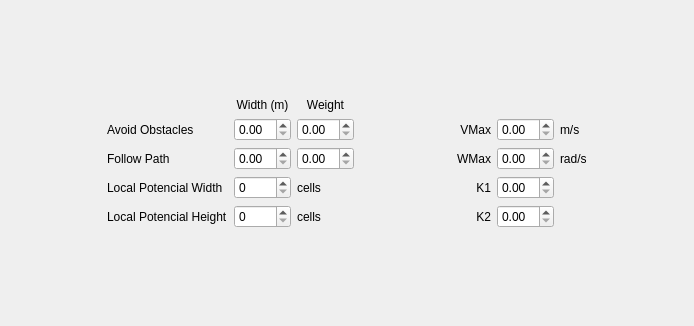
         <widget class="QWidget" name="RLHTab_6">
          <property name="geometry">
           <rect>
            <x>0</x>
            <y>0</y>
            <width>694</width>
            <height>326</height>
           </rect>
          </property>
          <attribute name="label">
           <string>Low Level Controller</string>
          </attribute>
          <layout class="QGridLayout" name="gridLayout_12">
           <item row="1" column="2">
            <widget class="QLabel" name="label_91">
             <property name="sizePolicy">
              <sizepolicy hsizetype="Preferred" vsizetype="Minimum">
               <horstretch>0</horstretch>
               <verstretch>0</verstretch>
              </sizepolicy>
             </property>
             <property name="text">
              <string>Width (m)</string>
             </property>
             <property name="alignment">
              <set>Qt::AlignCenter</set>
             </property>
            </widget>
           </item>
           <item row="1" column="3">
            <widget class="QLabel" name="label_92">
             <property name="sizePolicy">
              <sizepolicy hsizetype="Preferred" vsizetype="Minimum">
               <horstretch>0</horstretch>
               <verstretch>0</verstretch>
              </sizepolicy>
             </property>
             <property name="text">
              <string>Weight</string>
             </property>
             <property name="alignment">
              <set>Qt::AlignCenter</set>
             </property>
            </widget>
           </item>
           <item row="2" column="5">
            <widget class="QLabel" name="label_94">
             <property name="text">
              <string>VMax</string>
             </property>
             <property name="alignment">
              <set>Qt::AlignRight|Qt::AlignTrailing|Qt::AlignVCenter</set>
             </property>
            </widget>
           </item>
           <item row="2" column="6">
            <widget class="QDoubleSpinBox" name="CUVMAXSpinBox"/>
           </item>
           <item row="2" column="7">
            <widget class="QLabel" name="label_95">
             <property name="text">
              <string>m/s</string>
             </property>
            </widget>
           </item>
           <item row="3" column="5">
            <widget class="QLabel" name="label_97">
             <property name="text">
              <string>WMax</string>
             </property>
             <property name="alignment">
              <set>Qt::AlignRight|Qt::AlignTrailing|Qt::AlignVCenter</set>
             </property>
            </widget>
           </item>
           <item row="3" column="6">
            <widget class="QDoubleSpinBox" name="CUWMAXSpinBox"/>
           </item>
           <item row="3" column="7">
            <widget class="QLabel" name="label_98">
             <property name="text">
              <string>rad/s</string>
             </property>
            </widget>
           </item>
           <item row="5" column="5">
            <widget class="QLabel" name="label_100">
             <property name="text">
              <string>K1</string>
             </property>
             <property name="alignment">
              <set>Qt::AlignRight|Qt::AlignTrailing|Qt::AlignVCenter</set>
             </property>
            </widget>
           </item>
           <item row="5" column="6">
            <widget class="QDoubleSpinBox" name="CUK1SpinBox"/>
           </item>
           <item row="6" column="5">
            <widget class="QLabel" name="label_102">
             <property name="text">
              <string>K2</string>
             </property>
             <property name="alignment">
              <set>Qt::AlignRight|Qt::AlignTrailing|Qt::AlignVCenter</set>
             </property>
            </widget>
           </item>
           <item row="6" column="6">
            <widget class="QDoubleSpinBox" name="CUK2SpinBox"/>
           </item>
           <item row="0" column="2">
            <spacer name="verticalSpacer_11">
             <property name="orientation">
              <enum>Qt::Vertical</enum>
             </property>
             <property name="sizeHint" stdset="0">
              <size>
               <width>20</width>
               <height>40</height>
              </size>
             </property>
            </spacer>
           </item>
           <item row="2" column="0">
            <spacer name="horizontalSpacer_16">
             <property name="orientation">
              <enum>Qt::Horizontal</enum>
             </property>
             <property name="sizeHint" stdset="0">
              <size>
               <width>40</width>
               <height>20</height>
              </size>
             </property>
            </spacer>
           </item>
           <item row="11" column="2">
            <spacer name="verticalSpacer_12">
             <property name="orientation">
              <enum>Qt::Vertical</enum>
             </property>
             <property name="sizeHint" stdset="0">
              <size>
               <width>20</width>
               <height>40</height>
              </size>
             </property>
            </spacer>
           </item>
           <item row="2" column="8">
            <spacer name="horizontalSpacer_17">
             <property name="orientation">
              <enum>Qt::Horizontal</enum>
             </property>
             <property name="sizeHint" stdset="0">
              <size>
               <width>40</width>
               <height>20</height>
              </size>
             </property>
            </spacer>
           </item>
           <item row="2" column="4">
            <spacer name="horizontalSpacer_18">
             <property name="orientation">
              <enum>Qt::Horizontal</enum>
             </property>
             <property name="sizeHint" stdset="0">
              <size>
               <width>40</width>
               <height>20</height>
              </size>
             </property>
            </spacer>
           </item>
           <item row="2" column="1">
            <widget class="QLabel" name="label_99">
             <property name="text">
              <string>Avoid Obstacles</string>
             </property>
            </widget>
           </item>
           <item row="2" column="2">
            <widget class="QDoubleSpinBox" name="CUOSSpinBox"/>
           </item>
           <item row="2" column="3">
            <widget class="QDoubleSpinBox" name="CUOASpinBox"/>
           </item>
           <item row="3" column="3">
            <widget class="QDoubleSpinBox" name="CUGASpinBox"/>
           </item>
           <item row="3" column="2">
            <widget class="QDoubleSpinBox" name="CUGSSpinBox"/>
           </item>
           <item row="3" column="1">
            <widget class="QLabel" name="label_106">
             <property name="text">
              <string>Follow Path</string>
             </property>
            </widget>
           </item>
           <item row="5" column="1">
            <widget class="QLabel" name="label_104">
             <property name="text">
              <string>Local Potencial Width</string>
             </property>
            </widget>
           </item>
           <item row="6" column="1">
            <widget class="QLabel" name="label_107">
             <property name="text">
              <string>Local Potencial Height</string>
             </property>
            </widget>
           </item>
           <item row="5" column="2">
            <widget class="QSpinBox" name="CULPWSpinBox"/>
           </item>
           <item row="6" column="2">
            <widget class="QSpinBox" name="CULPHSpinBox"/>
           </item>
           <item row="5" column="3">
            <widget class="QLabel" name="label_105">
             <property name="text">
              <string>cells</string>
             </property>
            </widget>
           </item>
           <item row="6" column="3">
            <widget class="QLabel" name="label_108">
             <property name="text">
              <string>cells</string>
             </property>
            </widget>
           </item>
          </layout>
         </widget>
